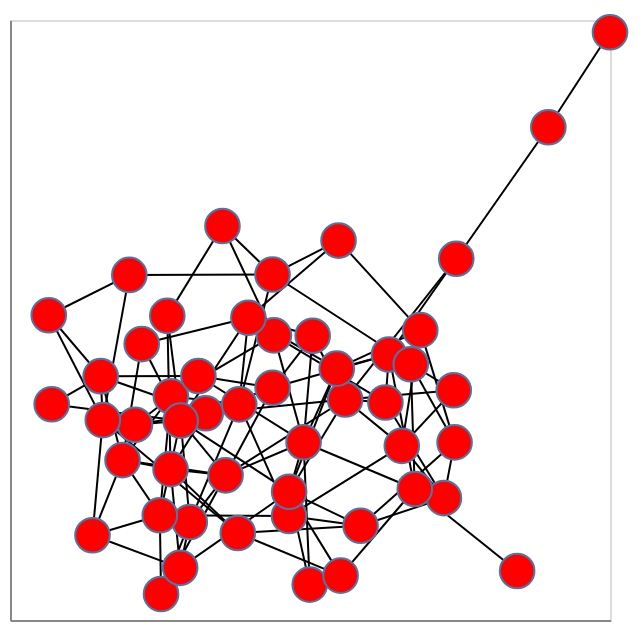

Notebook code for this chart:
### Markdown cell above
### Generate a random graph

To get started quickly, we can create a random graph. The `fast_gnp_random_graph` method uses the [Erdős-Rényi model](https://en.wikipedia.org/wiki/Erdős–Rényi_model) to generate a graph according to two main parameters: the number of nodes **`n`** and the probability that a given pair of nodes is connected **`p`**:

### Code cell
G = nx.fast_gnp_random_graph(n=50, p=.1)

# show graph with nx_altair
nxa.draw_networkx(G)

### Figure 1 — Vega-Lite specification as saved in the notebook (floating-point values rounded to 4 significant figures; data arrays with more than 128 entries replaced by an {"elided": "..."} marker saying what was removed)
{"config": {"view": {"continuousWidth": 300, "continuousHeight": 300}}, "layer": [{"data": {"name": "data-f053290707a3d8488e6839d8f310a018"}, "mark": {"type": "line", "color": "black", "opacity": 1, "strokeWidth": 1}, "encoding": {"detail": {"field": "edge", "type": "quantitative"}, "x": {"axis": {"grid": false, "labels": false, "ticks": false, "title": ""}, "field": "x", "type": "quantitative"}, "y": {"axis": {"grid": false, "labels": false, "ticks": false, "title": ""}, "field": "y", "type": "quantitative"}}}, {"data": {"name": "data-f2d8243b9566746d696c7a28c715b9c1"}, "mark": {"type": "point", "fill": "red", "opacity": 1, "size": 300, "strokeWidth": 1.0}, "encoding": {"x": {"axis": {"grid": false, "labels": false, "ticks": false}, "field": "x", "type": "quantitative"}, "y": {"axis": {"grid": false, "labels": false, "ticks": false}, "field": "y", "type": "quantitative"}}}], "$schema": "https://vega.github.io/schema/vega-lite/v5.8.0.json", "datasets": {"data-f053290707a3d8488e6839d8f310a018": {"elided": "226 records"}, "data-f2d8243b9566746d696c7a28c715b9c1": [{"x": -0.3183, "y": -0.148}, {"x": -0.5525, "y": -0.3021}, {"x": 0.2054, "y": 0.01456}, {"x": -0.01253, "y": 0.3062}, {"x": -0.1166, "y": -0.2971}, {"x": 0.1803, "y": 0.08647}, {"x": -0.2606, "y": -0.2713}, {"x": -0.01217, "y": 0.04191}, {"x": 0.5017, "y": -0.2155}, {"x": -0.528, "y": 0.06888}, {"x": 0.1081, "y": 0.1631}, {"x": -0.425, "y": -0.04429}, {"x": 0.5387, "y": 0.3429}, {"x": 0.2517, "y": -0.2802}, {"x": -0.1534, "y": -0.1624}, {"x": -0.2128, "y": -0.01762}, {"x": 0.815, "y": 0.6498}, {"x": -0.1123, "y": 0.003126}, {"x": -0.6837, "y": 0.2111}, {"x": -0.5216, "y": -0.03356}, {"x": -0.4049, "y": 0.1439}, {"x": -0.3281, "y": 0.2097}, {"x": -0.4421, "y": 0.3052}, {"x": -0.3174, "y": 0.02212}, {"x": -0.3506, "y": -0.2556}, {"x": -0.008333, "y": 0.1641}, {"x": -0.1626, "y": 0.4193}, {"x": 0.3369, "y": 0.1196}, {"x": -0.2348, "y": 0.0694}, {"x": 1.0, "y": 0.8713}, {"x": 0.5312, "y": 0.03614}, {"x": 0.0992, "y": -0.4174}, {"x": 0.08073, "y": -0.08517}, {"x": -0.4624, "y": -0.1269}, {"x": 0.4143, "y": -0.1944}, {"x": 0.3754, "y": -0.09371}, {"x": 0.7214, "y": -0.3856}, {"x": -0.6749, "y": 0.003291}, {"x": 0.03711, "y": -0.2574}, {"x": 0.4308, "y": 0.1763}, {"x": 0.1918, "y": -0.3964}, {"x": 0.3262, "y": 0.007544}, {"x": -0.2882, "y": -0.03486}, {"x": 0.4023, "y": 0.09679}, {"x": -0.3468, "y": -0.4394}, {"x": 0.03738, "y": -0.2006}, {"x": -0.2896, "y": -0.3782}, {"x": 0.5337, "y": -0.08559}, {"x": -0.08486, "y": 0.2053}, {"x": 0.1857, "y": 0.3853}]}}
